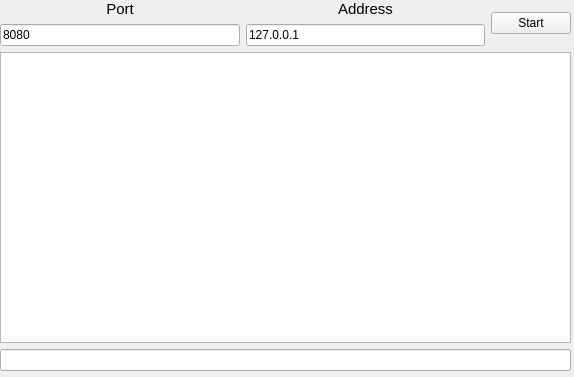
<?xml version="1.0" encoding="UTF-8"?>
<ui version="4.0">
 <class>AppWidget</class>
 <widget class="QWidget" name="AppWidget">
  <property name="geometry">
   <rect>
    <x>0</x>
    <y>0</y>
    <width>574</width>
    <height>377</height>
   </rect>
  </property>
  <property name="windowTitle">
   <string>Form</string>
  </property>
  <widget class="QWidget" name="verticalLayoutWidget">
   <property name="geometry">
    <rect>
     <x>0</x>
     <y>0</y>
     <width>571</width>
     <height>371</height>
    </rect>
   </property>
   <layout class="QVBoxLayout" name="rootLayout">
    <item>
     <layout class="QHBoxLayout" name="horizontalLayout">
      <item>
       <layout class="QVBoxLayout" name="verticalLayout">
        <item>
         <widget class="QLabel" name="label">
          <property name="font">
           <font>
            <pointsize>11</pointsize>
           </font>
          </property>
          <property name="text">
           <string>Port</string>
          </property>
          <property name="alignment">
           <set>Qt::AlignCenter</set>
          </property>
         </widget>
        </item>
        <item>
         <widget class="QLineEdit" name="portEdit">
          <property name="text">
           <string>8080</string>
          </property>
         </widget>
        </item>
       </layout>
      </item>
      <item>
       <layout class="QVBoxLayout" name="verticalLayout_2">
        <item>
         <widget class="QLabel" name="label_2">
          <property name="font">
           <font>
            <pointsize>11</pointsize>
           </font>
          </property>
          <property name="text">
           <string>Address</string>
          </property>
          <property name="alignment">
           <set>Qt::AlignCenter</set>
          </property>
         </widget>
        </item>
        <item>
         <widget class="QLineEdit" name="addrEdit">
          <property name="text">
           <string>127.0.0.1</string>
          </property>
          <property name="readOnly">
           <bool>true</bool>
          </property>
         </widget>
        </item>
       </layout>
      </item>
      <item>
       <layout class="QVBoxLayout" name="verticalLayout_3">
        <item>
         <widget class="QPushButton" name="startBtn">
          <property name="text">
           <string>Start</string>
          </property>
         </widget>
        </item>
       </layout>
      </item>
     </layout>
    </item>
    <item>
     <widget class="QListWidget" name="chatBox"/>
    </item>
    <item>
     <widget class="QLineEdit" name="lineEdit"/>
    </item>
   </layout>
  </widget>
 </widget>
 <resources/>
 <connections/>
</ui>
